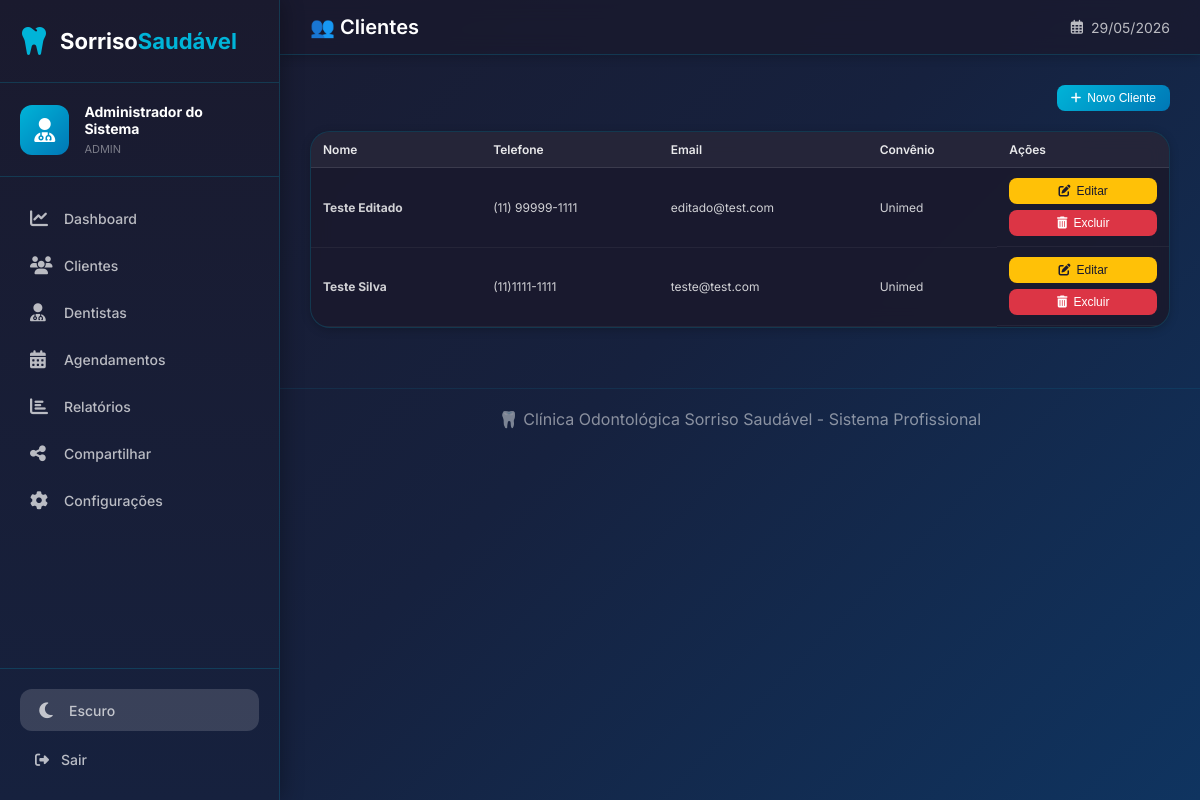
Screenshot of /clientes (signed in) with the database file from the repository.
### tables this page shows
CREATE TABLE pacientes (
                id INTEGER PRIMARY KEY AUTOINCREMENT,
                nome TEXT NOT NULL,
                telefone TEXT,
                email TEXT,
                data_nascimento TEXT,
                convenio TEXT,
                responsavel TEXT,
                alergias TEXT,
                observacoes TEXT,
                data_cadastro TEXT DEFAULT CURRENT_TIMESTAMP
            );

### modulos/clientes.py (the view)
@clientes_router.get('/clientes', name='clientes')
def clientes(request: Request):
    login_required(request)
    db.cursor.execute('SELECT * FROM pacientes ORDER BY nome ASC')
    clientes_lista = db.cursor.fetchall()
    return render(request, 'clientes.html', clientes=clientes_lista)

### templates/clientes.html (shortened to what this page needs)
{% extends "base.html" %}
{% block page_title %}👥 Clientes{% endblock %}
{% block extra_css %}
<link rel="stylesheet" href="{{ url_for('static', filename='css/clientes.css') }}">
{% endblock %}
{% block conteudo %}
<div class="page-header">
    <button onclick="abrirModalNovo()" class="btn-new">
        <i class="fas fa-plus"></i> Novo Cliente
    </button>
</div>
<div class="table-container">
    <div class="table-responsive">
        <table class="table">
            <thead>
                <tr>
                    <th>Nome</th>
                    <th>Telefone</th>
                    <th>Email</th>
                    <th>Convênio</th>
                    <th>Ações</th>
                </tr>
            </thead>
            <tbody>
                {% for cliente in clientes %}
                <tr class="cliente-row">
                    <td><strong>{{ cliente[1] }}</strong></td>
                    <td>{{ cliente[2] }}</td>
                    <td class="email-cell">{{ cliente[3] }}</td>
                    <td>{{ cliente[5] or '-' }}</td>
                    <td class="acoes">
                        <button onclick='abrirModalEditar(
                            {{ cliente[0] }},
                            {{ cliente[1]|tojson|safe }},
                            {{ cliente[2]|tojson|safe }},
                            {{ cliente[3]|tojson|safe }},
                            {{ cliente[4]|tojson|safe }},
                            {{ cliente[5]|tojson|safe }},
                            {{ cliente[7]|tojson|safe }}
                        )' class="btn-editar">
                            <i class="fas fa-edit"></i> Editar
                        </button>
                        <button onclick="excluirCliente({{ cliente[0] }})" class="btn-excluir">
                            <i class="fas fa-trash-alt"></i> Excluir
                        </button>
                    </td>
                </tr>
                {% endfor %}
            </tbody>
        </table>
    </div>
</div>
{% endblock %}

### static/css/variables.css (style rules this page uses)
:root { --bg-body: linear-gradient(135deg, #1a1a2e 0%, #16213e 50%, #0f3460 100%); --bg-card: rgba(26, 26, 46, 0.95); --bg-card-solid: #1a1a2e; --bg-sidebar: linear-gradient(180deg, #1a1a2e 0%, #16213e 100%); --bg-topbar: rgba(26, 26, 46, 0.8); --bg-input: rgba(255,255,255,0.05); --bg-input-focus: rgba(255,255,255,0.1); --bg-hover: rgba(255,255,255,0.05); --bg-table-header: rgba(255,255,255,0.05); --bg-modal: rgba(26, 26, 46, 0.98); --bg-overlay: rgba(0,0,0,0.7); --bg-accent-soft: rgba(0,180,216,0.1); --bg-hover-soft: rgba(255,255,255,0.15); --bg-hover-more: rgba(255,255,255,0.2); --bg-white: white; --bg-dark-soft: rgba(0,0,0,0.3); --text: white; --text-soft: rgba(255,255,255,0.8); --text-muted: rgba(255,255,255,0.7); --text-muted-more: rgba(255,255,255,0.6); --text-dim: rgba(255,255,255,0.5); --text-table-header: rgba(255,255,255,0.9); --text-on-accent: white; --text-dark: #1a1a2e; --text-accent: #00b4d8; --text-placeholder: rgba(255,255,255,0.4); --accent: #00b4d8; --accent-dark: #0077b6; --accent-gradient: linear-gradient(135deg, #00b4d8, #0077b6); --accent-rgb: 0, 180, 216; --border: rgba(0,180,216,0.2); --border-light: rgba(255,255,255,0.1); --border-lighter: rgba(255,255,255,0.05); --border-input: rgba(255,255,255,0.1); --border-subtle: rgba(255,255,255,0.2); --shadow-sm: rgba(0,0,0,0.2); --shadow-md: rgba(0,0,0,0.3); --shadow-lg: rgba(0,0,0,0.5); --success: #28a745; --danger: #dc3545; --warning: #ffc107; --danger-text: #ff6b6b; --success-hover: #218838; --danger-hover: #c82333; }

### static/css/style.css (style rules this page uses)
* { margin: 0; padding: 0; box-sizing: border-box; }
body { font-family: 'Inter', 'Segoe UI', sans-serif; background: var(--bg-body); overflow-x: hidden; }
.table-container { background: var(--bg-white); border-radius: 20px; overflow-x: auto; box-shadow: 0 2px 10px var(--shadow-sm); }
table { width: 100%; border-collapse: collapse; }
th { background: var(--bg-table-header); padding: 15px; text-align: left; font-weight: 600; color: var(--text-table-header); border-bottom: 2px solid var(--border-light); }
td { padding: 12px 15px; border-bottom: 1px solid var(--border-light); color: var(--text-muted); }
.table-responsive { overflow-x: auto; }

### static/css/base.css (style rules this page uses)
* { margin: 0; padding: 0; box-sizing: border-box; }
body { background: var(--bg-body) !important; font-family: 'Inter', sans-serif; min-height: 100vh; }

### static/css/clientes.css (style rules this page uses)
.page-header { display: flex; justify-content: flex-end; margin-bottom: 20px; }
.btn-new { background: var(--accent-gradient) !important; color: var(--text) !important; border: none !important; padding: 6px 14px !important; border-radius: 8px !important; cursor: pointer !important; display: inline-flex !important; align-items: center !important; gap: 6px !important; font-weight: 500 !important; font-size: 12px !important; transition: all 0.3s ease !important; width: auto !important; min-width: auto !important; max-width: none !important; margin: 0 !important; }
.btn-new i { font-size: 12px !important; }
.table-container { background: var(--bg-card); backdrop-filter: blur(10px); border-radius: 20px; border: 1px solid var(--border); overflow: hidden; }
.table-responsive { overflow-x: auto; -webkit-overflow-scrolling: touch; }
.table { width: 100%; border-collapse: collapse; min-width: 600px; }
.table th { text-align: left; padding: 15px; background: var(--bg-input); color: var(--text-table-header); font-weight: 600; border-bottom: 1px solid var(--border-light); }
.table td { padding: 12px 15px; border-bottom: 1px solid var(--border-lighter); color: var(--text-soft); }
.email-cell { max-width: 200px; overflow: hidden; text-overflow: ellipsis; white-space: nowrap; }
.acoes { display: flex; gap: 8px; flex-wrap: wrap; }
.btn-editar, .btn-excluir { padding: 6px 14px; border-radius: 8px; text-decoration: none; font-size: 12px; font-weight: 500; transition: all 0.3s ease; display: inline-flex; align-items: center; gap: 6px; border: none; cursor: pointer; }
.btn-editar { background: #ffc107; color: var(--text-dark); }
.btn-excluir { background: #dc3545; color: var(--text-on-accent); }
.btn-new { width: 100%; justify-content: center; padding: 14px; }
.table th, .table td { padding: 10px 12px; font-size: 12px; }
.acoes { flex-direction: column; gap: 6px; }
.btn-editar, .btn-excluir { justify-content: center; width: 100%; }

### rows the page displays
pacientes: nome "Teste Editado", telefone "(11) 99999-1111", email "editado@test.com", convenio "Unimed"
pacientes: nome "Teste Silva", telefone "(11)1111-1111", email "teste@test.com", convenio "Unimed"

### other values shown
{{ session.usuario_nome }} "Administrador do Sistema"
{{ session.usuario_tipo }} "ADMIN"
